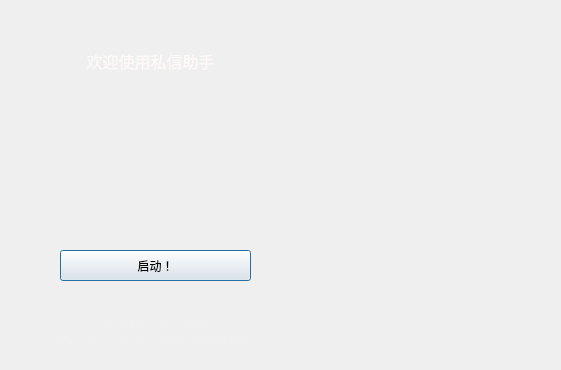
<?xml version="1.0" encoding="UTF-8"?>
<ui version="4.0">
 <class>Dialog</class>
 <widget class="QDialog" name="Dialog">
  <property name="geometry">
   <rect>
    <x>0</x>
    <y>0</y>
    <width>561</width>
    <height>370</height>
   </rect>
  </property>
  <property name="minimumSize">
   <size>
    <width>561</width>
    <height>370</height>
   </size>
  </property>
  <property name="maximumSize">
   <size>
    <width>561</width>
    <height>370</height>
   </size>
  </property>
  <property name="baseSize">
   <size>
    <width>561</width>
    <height>370</height>
   </size>
  </property>
  <property name="windowTitle">
   <string>Dialog</string>
  </property>
  <property name="styleSheet">
   <string notr="true">background-image: url(:/Einstein.png);</string>
  </property>
  <widget class="QPushButton" name="pushButton">
   <property name="enabled">
    <bool>true</bool>
   </property>
   <property name="geometry">
    <rect>
     <x>60</x>
     <y>250</y>
     <width>191</width>
     <height>31</height>
    </rect>
   </property>
   <property name="palette">
    <palette>
     <active>
      <colorrole role="WindowText">
       <brush brushstyle="SolidPattern">
        <color alpha="255">
         <red>241</red>
         <green>241</green>
         <blue>241</blue>
        </color>
       </brush>
      </colorrole>
      <colorrole role="ButtonText">
       <brush brushstyle="SolidPattern">
        <color alpha="255">
         <red>0</red>
         <green>0</green>
         <blue>0</blue>
        </color>
       </brush>
      </colorrole>
     </active>
     <inactive>
      <colorrole role="WindowText">
       <brush brushstyle="SolidPattern">
        <color alpha="255">
         <red>241</red>
         <green>241</green>
         <blue>241</blue>
        </color>
       </brush>
      </colorrole>
      <colorrole role="ButtonText">
       <brush brushstyle="SolidPattern">
        <color alpha="255">
         <red>0</red>
         <green>0</green>
         <blue>0</blue>
        </color>
       </brush>
      </colorrole>
     </inactive>
     <disabled>
      <colorrole role="WindowText">
       <brush brushstyle="SolidPattern">
        <color alpha="255">
         <red>120</red>
         <green>120</green>
         <blue>120</blue>
        </color>
       </brush>
      </colorrole>
      <colorrole role="ButtonText">
       <brush brushstyle="SolidPattern">
        <color alpha="255">
         <red>120</red>
         <green>120</green>
         <blue>120</blue>
        </color>
       </brush>
      </colorrole>
     </disabled>
    </palette>
   </property>
   <property name="styleSheet">
    <string notr="true">background-image: url(:/touming.png);</string>
   </property>
   <property name="text">
    <string>启动！</string>
   </property>
  </widget>
  <widget class="QLabel" name="label_2">
   <property name="geometry">
    <rect>
     <x>20</x>
     <y>40</y>
     <width>261</width>
     <height>41</height>
    </rect>
   </property>
   <property name="palette">
    <palette>
     <active>
      <colorrole role="WindowText">
       <brush brushstyle="SolidPattern">
        <color alpha="255">
         <red>255</red>
         <green>249</green>
         <blue>250</blue>
        </color>
       </brush>
      </colorrole>
     </active>
     <inactive>
      <colorrole role="WindowText">
       <brush brushstyle="SolidPattern">
        <color alpha="255">
         <red>255</red>
         <green>249</green>
         <blue>250</blue>
        </color>
       </brush>
      </colorrole>
     </inactive>
     <disabled>
      <colorrole role="WindowText">
       <brush brushstyle="SolidPattern">
        <color alpha="255">
         <red>120</red>
         <green>120</green>
         <blue>120</blue>
        </color>
       </brush>
      </colorrole>
     </disabled>
    </palette>
   </property>
   <property name="font">
    <font>
     <family>微软雅黑</family>
     <pointsize>12</pointsize>
     <weight>50</weight>
     <bold>false</bold>
    </font>
   </property>
   <property name="styleSheet">
    <string notr="true">background-image: url(:/touming.png);</string>
   </property>
   <property name="text">
    <string>欢迎使用私信助手</string>
   </property>
   <property name="textFormat">
    <enum>Qt::AutoText</enum>
   </property>
   <property name="alignment">
    <set>Qt::AlignCenter</set>
   </property>
  </widget>
  <widget class="QLabel" name="label">
   <property name="geometry">
    <rect>
     <x>-30</x>
     <y>300</y>
     <width>371</width>
     <height>61</height>
    </rect>
   </property>
   <property name="palette">
    <palette>
     <active>
      <colorrole role="WindowText">
       <brush brushstyle="SolidPattern">
        <color alpha="255">
         <red>240</red>
         <green>240</green>
         <blue>240</blue>
        </color>
       </brush>
      </colorrole>
     </active>
     <inactive>
      <colorrole role="WindowText">
       <brush brushstyle="SolidPattern">
        <color alpha="255">
         <red>240</red>
         <green>240</green>
         <blue>240</blue>
        </color>
       </brush>
      </colorrole>
     </inactive>
     <disabled>
      <colorrole role="WindowText">
       <brush brushstyle="SolidPattern">
        <color alpha="255">
         <red>120</red>
         <green>120</green>
         <blue>120</blue>
        </color>
       </brush>
      </colorrole>
     </disabled>
    </palette>
   </property>
   <property name="styleSheet">
    <string notr="true">background-image: url(:/touming.png);</string>
   </property>
   <property name="text">
    <string>Produced by Gaptter
QQ：924724616   bilibili uid:4613957</string>
   </property>
   <property name="alignment">
    <set>Qt::AlignCenter</set>
   </property>
  </widget>
  <widget class="QLabel" name="label_3">
   <property name="geometry">
    <rect>
     <x>40</x>
     <y>90</y>
     <width>231</width>
     <height>141</height>
    </rect>
   </property>
   <property name="palette">
    <palette>
     <active>
      <colorrole role="WindowText">
       <brush brushstyle="SolidPattern">
        <color alpha="255">
         <red>255</red>
         <green>255</green>
         <blue>255</blue>
        </color>
       </brush>
      </colorrole>
      <colorrole role="Text">
       <brush brushstyle="SolidPattern">
        <color alpha="255">
         <red>255</red>
         <green>255</green>
         <blue>255</blue>
        </color>
       </brush>
      </colorrole>
      <colorrole role="PlaceholderText">
       <brush brushstyle="SolidPattern">
        <color alpha="128">
         <red>255</red>
         <green>255</green>
         <blue>255</blue>
        </color>
       </brush>
      </colorrole>
     </active>
     <inactive>
      <colorrole role="WindowText">
       <brush brushstyle="SolidPattern">
        <color alpha="255">
         <red>255</red>
         <green>255</green>
         <blue>255</blue>
        </color>
       </brush>
      </colorrole>
      <colorrole role="Text">
       <brush brushstyle="SolidPattern">
        <color alpha="255">
         <red>255</red>
         <green>255</green>
         <blue>255</blue>
        </color>
       </brush>
      </colorrole>
      <colorrole role="PlaceholderText">
       <brush brushstyle="SolidPattern">
        <color alpha="128">
         <red>255</red>
         <green>255</green>
         <blue>255</blue>
        </color>
       </brush>
      </colorrole>
     </inactive>
     <disabled>
      <colorrole role="WindowText">
       <brush brushstyle="SolidPattern">
        <color alpha="255">
         <red>120</red>
         <green>120</green>
         <blue>120</blue>
        </color>
       </brush>
      </colorrole>
      <colorrole role="Text">
       <brush brushstyle="SolidPattern">
        <color alpha="255">
         <red>120</red>
         <green>120</green>
         <blue>120</blue>
        </color>
       </brush>
      </colorrole>
      <colorrole role="PlaceholderText">
       <brush brushstyle="SolidPattern">
        <color alpha="128">
         <red>0</red>
         <green>0</green>
         <blue>0</blue>
        </color>
       </brush>
      </colorrole>
     </disabled>
    </palette>
   </property>
   <property name="font">
    <font>
     <family>微软雅黑</family>
     <pointsize>9</pointsize>
    </font>
   </property>
   <property name="styleSheet">
    <string notr="true">background-image: url(:/touming.png);</string>
   </property>
   <property name="text">
    <string/>
   </property>
   <property name="alignment">
    <set>Qt::AlignCenter</set>
   </property>
  </widget>
 </widget>
 <resources>
  <include location="background.qrc"/>
 </resources>
 <connections/>
</ui>
